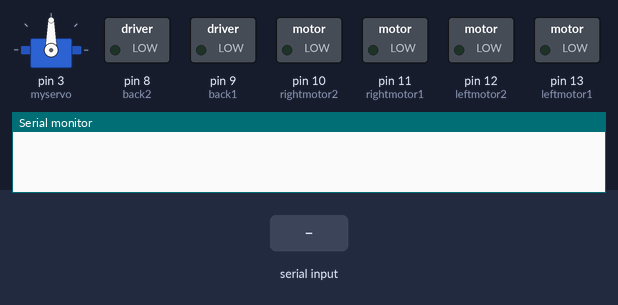
Recording of a sketch running on a simulated Arduino Uno, built with avr-gcc and run on an emulated ATmega328P. Parts: servo, switched loads named in the sketch (green lamp = pin HIGH), the last lines printed to the serial monitor. Inputs (shaded band) come from the test bench.

Above: at 1.2 s.
1.3 s: "V" received over Serial
4.3 s: "F" received over Serial
At 5.5 s:
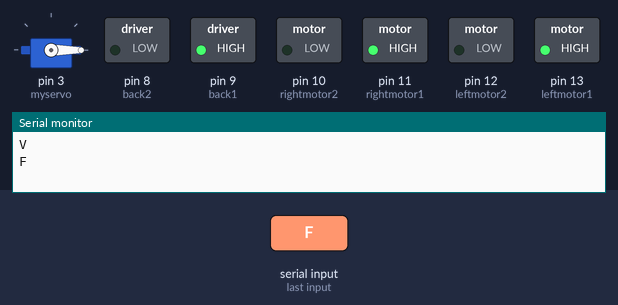
5.8 s: "B" received over Serial
At 6.9 s:
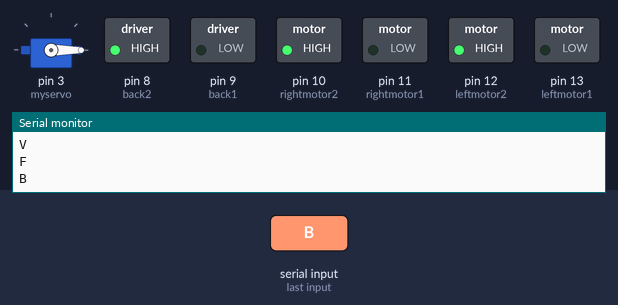
7.3 s: "L" received over Serial
At 8.0 s:
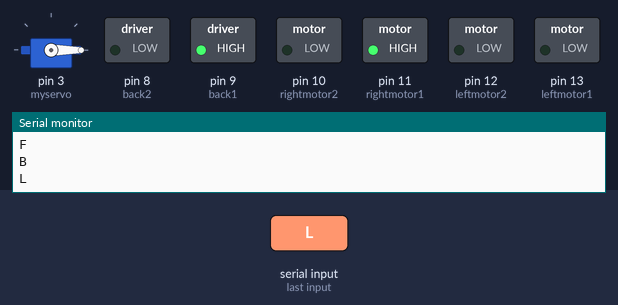
8.8 s: "R" received over Serial
At 9.2 s:
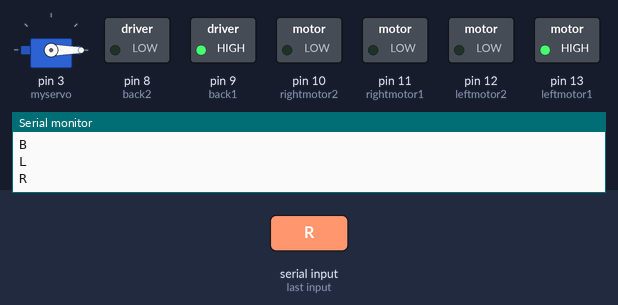
10.3 s: "H" received over Serial
At 11.5 s:
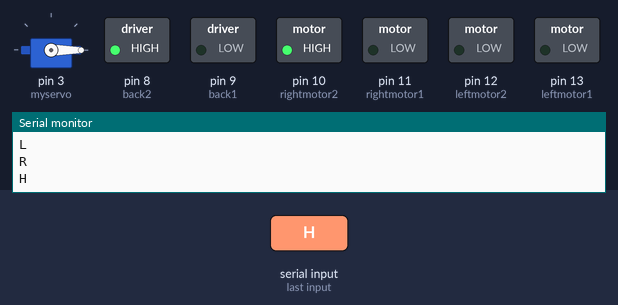
Timing chart, 0 to 12.8 s (numbered marks = the images above; inputs shaded):
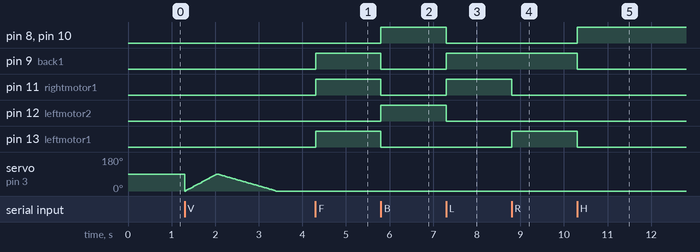

The sketch:

final_autobots.ino
```cpp
#include <Servo.h>
const int leftmotor1 = 13;
const int leftmotor2 = 12;
const int rightmotor1 = 11;
const int rightmotor2 = 10;

const int back1 = 9;
const int back2 = 8;

int pos =0;

Servo myservo;


void setup()
{

    pinMode(rightmotor1,OUTPUT);
    pinMode(rightmotor2,OUTPUT);

    pinMode(leftmotor1,OUTPUT);
    pinMode(leftmotor2,OUTPUT);

    pinMode(back1,OUTPUT);
    pinMode(back2,OUTPUT);

    Serial.begin(9600);
    myservo.attach(3);
}
void loop()
{
   if (Serial.available() >0)
    {
        char dir=Serial.read();
        Serial.println(dir);

        if(dir == 'F' )
        {
          forward();
        }
       else if(dir == 'B' )
        {
          backward();
        }
     else  if(dir == 'L' )
        {
          left();
        }
        else if(dir == 'R' )
        {
          right();
        }


        else if(dir == 'H' )
        {
          bleft();
        }
        else if(dir == 'J' )
        {
          bright();
        }
        else if(dir == 'V')
        {
          flapon();
        }

        else if(dir == 'v')
        {
        flapoff();
        }

        else if(dir== 'W')
        {
        flaponn();
        }
        else if(dir== 'w')
        {
        flapofff();
        }

        else
        motorstop();


    }


}
///////////////////////////////1
void forward(void)
{
digitalWrite(rightmotor1,HIGH);
digitalWrite(rightmotor2,LOW);

digitalWrite(leftmotor1,HIGH);
digitalWrite(leftmotor2,LOW);

digitalWrite(back1,HIGH);
digitalWrite(back2,LOW);
    myservo.write(0);
}
///////////////////////////////2
void backward(void)
{
digitalWrite(rightmotor1,LOW);
digitalWrite(rightmotor2,HIGH);

digitalWrite(leftmotor1,LOW);
digitalWrite(leftmotor2,HIGH);

digitalWrite(back1,LOW);
digitalWrite(back2,HIGH);
    myservo.write(0);

}
///////////////////////////////3
void left(void)
{
digitalWrite(rightmotor1,HIGH);
digitalWrite(rightmotor2,LOW);

digitalWrite(leftmotor1,LOW);
digitalWrite(leftmotor2,LOW);

digitalWrite(back1,HIGH);
digitalWrite(back2,LOW);
     myservo.write(0);
}
///////////////////////////////4
void right(void)
{
digitalWrite(rightmotor1,LOW);
digitalWrite(rightmotor2,LOW);

digitalWrite(leftmotor1,HIGH);
digitalWrite(leftmotor2,LOW);

digitalWrite(back1,HIGH);
digitalWrite(back2,LOW);

 myservo.write(0);
}
///////////////////////////////5
void bleft(void)
{
digitalWrite(rightmotor1,LOW);
digitalWrite(rightmotor2,HIGH);

digitalWrite(leftmotor1,LOW);
digitalWrite(leftmotor2,LOW);

digitalWrite(back1,LOW);
digitalWrite(back2,HIGH);
   myservo.write(0);
}
///////////////////////////////6
void bright(void)
{
digitalWrite(rightmotor1,LOW);
digitalWrite(rightmotor2,LOW);

digitalWrite(leftmotor1,LOW);
digitalWrite(leftmotor2,HIGH);

digitalWrite(back1,LOW);
digitalWrite(back2,HIGH);
     myservo.write(0);
}
///////////////////////////////7
void flapon(void)
{
digitalWrite(rightmotor1,LOW);
digitalWrite(rightmotor2,LOW);

digitalWrite(leftmotor1,LOW);
digitalWrite(leftmotor2,LOW);

digitalWrite(back1,LOW);
digitalWrite(back2,LOW);

for(pos=0;pos<=90;pos+=1)
    {
        myservo.write(pos);
        delay(8);
    }
for(pos=90;pos>=0;pos-=1)
    {
        myservo.write(pos);
        delay(15);
    }
}

///////////////////////////////8
void flapoff(void)
{
digitalWrite(rightmotor1,LOW);
digitalWrite(rightmotor2,LOW);

digitalWrite(leftmotor1,LOW);
digitalWrite(leftmotor2,LOW);

digitalWrite(back1,LOW);
digitalWrite(back2,LOW);
    for(pos=0;pos<=90;pos+=1)
    {
        myservo.write(0);
        delay(8);
    }
for(pos=90;pos>=0;pos-=1)
    {
        myservo.write(0);
        delay(15);
    }
}
///////////////////////////////9
void flaponn(void)
{
digitalWrite(rightmotor1,LOW);
digitalWrite(rightmotor2,LOW);

digitalWrite(leftmotor1,LOW);
digitalWrite(leftmotor2,LOW);

digitalWrite(back1,LOW);
digitalWrite(back2,LOW);

    for(pos=0;pos<=90;pos+=1)
    {
        myservo.write(pos);
        delay(8);
    }


}
///////////////////////////////10
void flapofff(void)
{
digitalWrite(rightmotor1,LOW);
digitalWrite(rightmotor2,LOW);

digitalWrite(leftmotor1,LOW);
digitalWrite(leftmotor2,LOW);

digitalWrite(back1,LOW);
digitalWrite(back2,LOW);
    for(pos=90;pos>=0;pos-=1)
    {
        myservo.write(pos);
        delay(15);
    }
}
///////////////////////////////11
void motorstop(void)
{
digitalWrite(rightmotor1,LOW);
digitalWrite(rightmotor2,LOW);

digitalWrite(leftmotor1,LOW);
digitalWrite(leftmotor2,LOW);

digitalWrite(back1,LOW);
digitalWrite(back2,LOW);

    servostop();
}
void servostop(void)
{


myservo.write(0);

}
```

Measured:
- after the input at 4.3 s, pin 9 (back1), pin 11 (rightmotor1), pin 13 (leftmotor1): LOW → HIGH at once
- after the input at 5.8 s, pin 8 (back2), pin 10 (rightmotor2), pin 12 (leftmotor2): LOW → HIGH at once; pin 9 (back1), pin 11 (rightmotor1), pin 13 (leftmotor1): HIGH → LOW at once
- after the input at 7.3 s, pin 8 (back2), pin 10 (rightmotor2), pin 12 (leftmotor2): HIGH → LOW at once; pin 9 (back1), pin 11 (rightmotor1): LOW → HIGH at once
- after the input at 8.8 s, pin 11 (rightmotor1): HIGH → LOW at once; pin 13 (leftmotor1): LOW → HIGH at once
- after the input at 10.3 s, pin 8 (back2), pin 10 (rightmotor2): LOW → HIGH at once; pin 9 (back1), pin 13 (leftmotor1): HIGH → LOW at once
